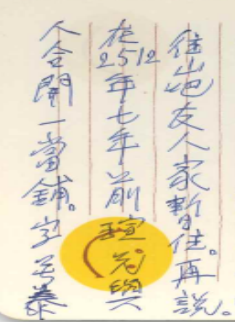
#> input picture 57488816-remove-lines-and-noise-from-text/1.png, 235 x 322 px
$ python clean_hand_written_text.py
#> lines starting #> are read from the running program, lines starting #| are printed output that depends on the picture; after the words box and inside, x2 and y2 are one past the last pixel; in counts of white or black regions, pixels touching at a corner belong together
import numpy as np
import cv2

image = cv2.imread('1.png')
#> image is the input picture: shape (322, 235, 3); mean B, G, R 196.7, 220.1, 229.5
result = image.copy()
image = cv2.cvtColor(image, cv2.COLOR_BGR2HSV)
#> image: shape (322, 235, 3); mean H, S, V 36.1, 40.8, 231.5
lower = np.array([21,0,0])
upper = np.array([179, 255, 209])
mask = cv2.inRange(image, lower, upper)
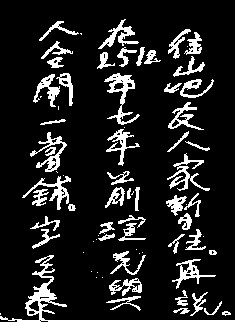
#> mask: shape (322, 235); 13% white; 75 white regions (22 under 20 px), largest, box (x1, y1, x2, y2) and area: (0, 255, 235, 322) 1202, (104, 73, 140, 125) 549, (167, 153, 210, 191) 424

kernel = cv2.getStructuringElement(cv2.MORPH_ELLIPSE, (2,2))
close = cv2.morphologyEx(mask, cv2.MORPH_CLOSE, kernel, iterations=1)
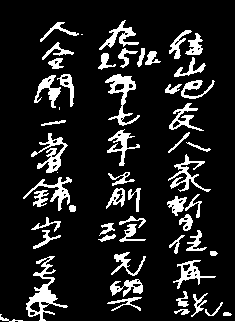
#> close: shape (322, 235); 13% white; 54 white regions (3 under 20 px), largest, box (x1, y1, x2, y2) and area: (0, 256, 235, 322) 1021, (105, 74, 140, 126) 564, (31, 133, 68, 173) 487

result[close==0] = (0,0,0)
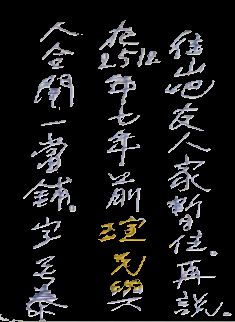
#> result: shape (322, 235, 3); mean B, G, R 22.5, 22.4, 22.8

cv2.imshow('cleaned', result)

retouch_mask = (result <= [250.,250.,250.]).all(axis=2)
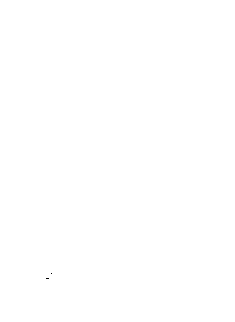
#> retouch_mask: shape (322, 235) bool; 100% white; black in thin lines or dots, all inside (x1, y1, x2, y2) = (46, 273, 52, 279)
result[retouch_mask] = [0,0,0]
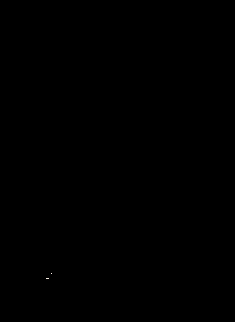
#> result: shape (322, 235, 3); 12.97% of pixels changed, all inside (x1, y1, x2, y2) = (0, 20, 235, 322)

cv2.imshow('mask', mask)
cv2.imshow('close', close)
cv2.imshow('result', result)
cv2.waitKey()
